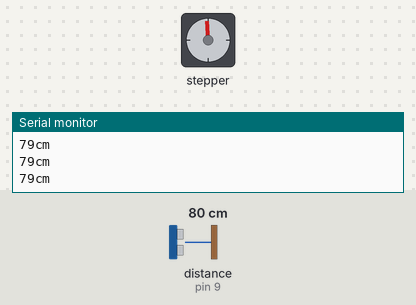
A sketch run on a simulated Arduino Uno, built with avr-gcc and run on an emulated ATmega328P. Parts: stepper motor, the last lines printed to the serial monitor. Wiring (inferred from the names in the program): ultrasonic range finder: trigger pin 10; echo pin 9; stepper motor driver (200 steps per turn assumed): step pin 5; direction pin 6. Inputs (shaded band) come from the test bench; at power-on: distance to the obstacle (sensor on pin 9) 80 cm. The echo pulse lasts 58.3 µs per cm.

Above: at 1.2 s.
1.3 s: distance to the obstacle (sensor on pin 9) set to 250 cm
At 2.1 s:
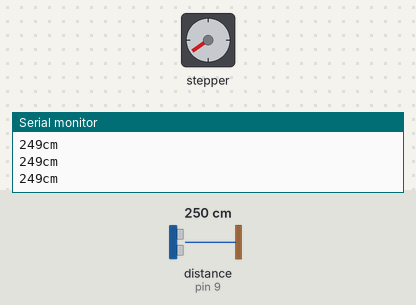
4.3 s: distance to the obstacle (sensor on pin 9) set to 120 cm
At 5.4 s:
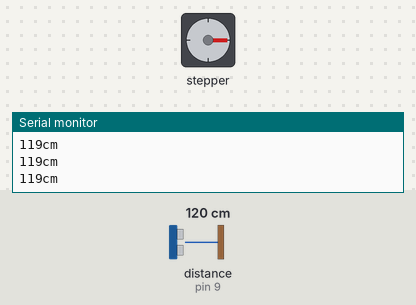
7.3 s: distance to the obstacle (sensor on pin 9) set to 299 cm
At 10.4 s:
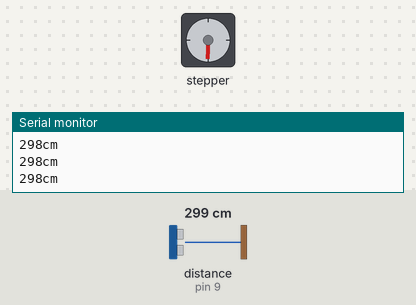
Timing chart, 0 to 16.3 s (numbered marks = the images above; inputs shaded):
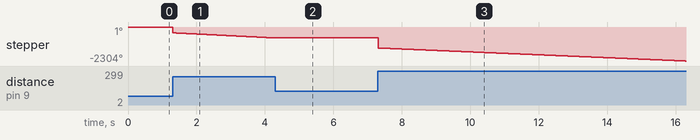

Measured:
- after the input at 4.3 s, stepper: stops changing and stays -741°

The sketch:

simpleMultiTask.ino
```cpp
#include <Metro.h>

const int trigPin = 10;
const int echoPin = 9;
int stepPin = 5;
int dirPin = 6;
long duration, distance;

boolean trigPinState = false;
boolean echoPinState = false;
boolean stepPinState = false;

Metro ultrasonic_Metro = Metro(0.01);
Metro stepper_Metro = Metro(0.0175);


void setup(){
  Serial.begin(9600);
  pinMode(trigPin , OUTPUT);
  pinMode(echoPin , INPUT);
  pinMode(stepPin, OUTPUT);
  pinMode(dirPin, OUTPUT);
}


void loop(){

  if(ultrasonic_Metro.check()){
    trigPinState = !trigPinState;
    digitalWrite(trigPin, trigPinState);
    if(trigPinState == false) {
      long duration = pulseIn(echoPin, HIGH);
      distance = (duration/2) * 0.0343;
      Serial.print(distance);
      Serial.println("cm");
    }
  }

  stepper_Metro = Metro(22000/ (distance%11 * 4000));
  if(stepper_Metro.check()){
    stepPinState = !stepPinState;
    digitalWrite(stepPin, stepPinState);
  }

}
```
